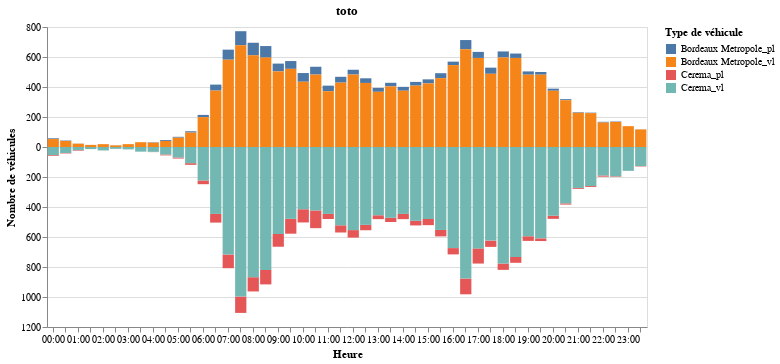

Here is the notebook cell this chart was saved with:
### Code cell


### Figure 1 — Vega-Lite specification as saved in the notebook (floating-point values rounded to 4 significant figures; data arrays with more than 128 entries replaced by an {"elided": "..."} marker saying what was removed)
{"config": {"view": {"continuousWidth": 400, "continuousHeight": 300}}, "data": {"name": "data-d96e6f94e34da37a01fe2e050147c9b6"}, "mark": "bar", "encoding": {"color": {"type": "nominal", "field": "type_veh", "title": "Type de véhicule"}, "x": {"type": "ordinal", "field": "horodatage", "timeUnit": "hoursminutes", "title": "Heure"}, "y": {"type": "quantitative", "axis": {"labelExpr": "abs(datum.value)"}, "field": "value", "title": "Nombre de véhicules"}}, "title": "toto", "width": 600, "$schema": "https://vega.github.io/schema/vega-lite/v4.8.1.json", "datasets": {"data-d96e6f94e34da37a01fe2e050147c9b6": {"elided": "182 records"}}}
